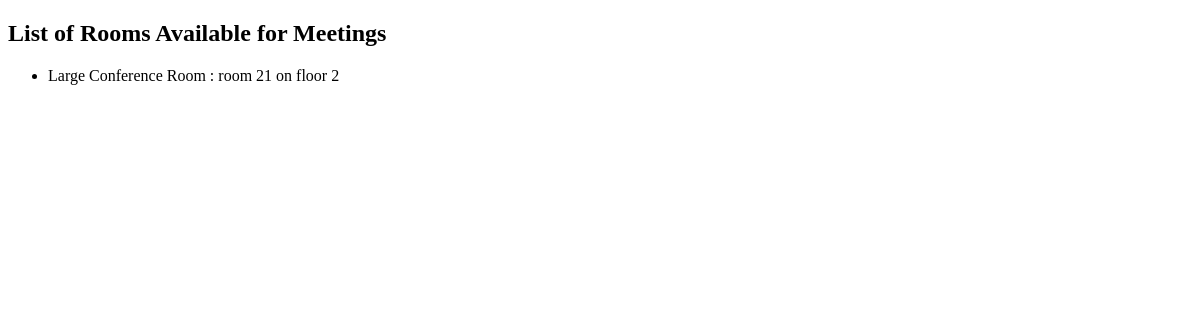
The page /meetings/rooms on the database as committed earlier.
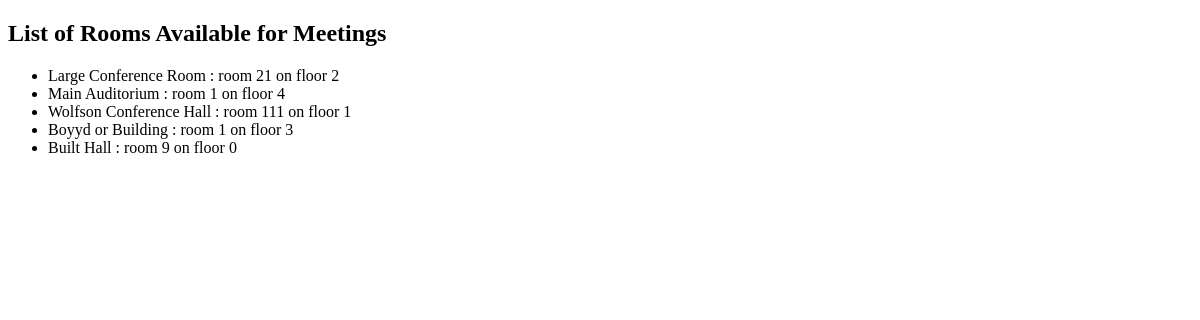
The same page on the database as committed later.
### meetings/models.py (models this page shows)
class Room(models.Model):
    name=models.CharField(max_length=50)
    floor= models.IntegerField()
    room_number=models.IntegerField()
    def __str__(self):
        return f"{self.name} : room {self.room_number} on floor {self.floor}"

### meetings/views.py (the view)
# urls.py: path('rooms', views.rooms_list, name="rooms")
def rooms_list(request):
    return render(request, "meetings/rooms_list.html", {"rooms" : Room.objects.all()})

### meetings/templates/meetings/rooms_list.html (shortened to what this page needs)
<!DOCTYPE html>
<html lang="en">
<head>
</head>
<body>
    <h2>List of Rooms Available for Meetings</h2>
    <ul>
        {% for room in rooms %}
            <li>
                {{room}}
            </li>
        {% endfor %}
    </ul>
</body>
</html>

Rows that differ between the two databases and show on the page:
added Room: name+room_number+floor "Main Auditorium : room 1 on floor 4"
added Room: name+room_number+floor "Wolfson Conference Hall : room 111 on floor 1"
added Room: name+room_number+floor "Boyyd or Building : room 1 on floor 3"
added Room: name+room_number+floor "Built Hall : room 9 on floor 0"
